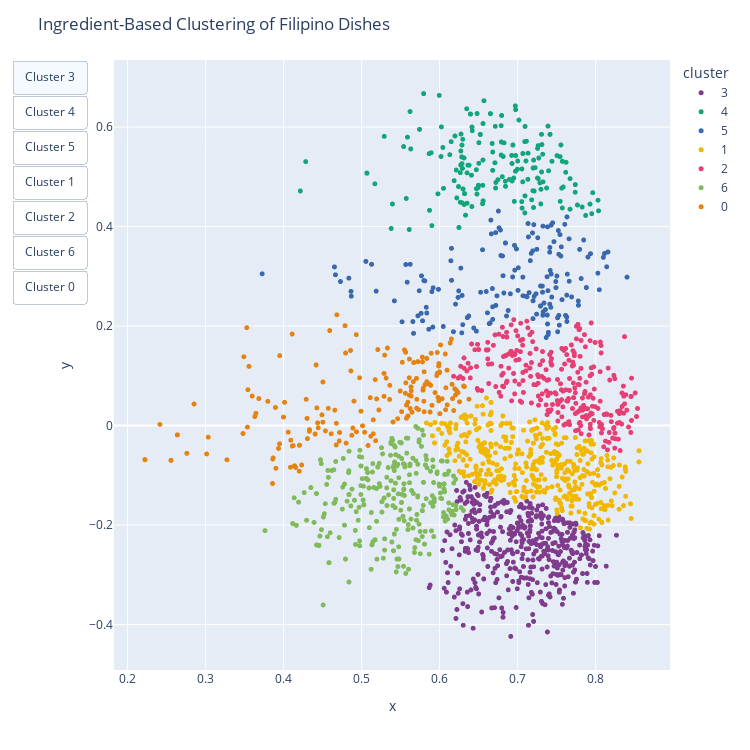

The code cell stored with this chart in its notebook:
### Markdown cell above
## Visualization

### Code cell
import plotly.express as px
import pandas as pd

recipe_df = pd.DataFrame(
    {
        "x": reduced_embeddings[:, 0],
        "y": reduced_embeddings[:, 1],
        "cluster": cluster_labels.astype(str),
        "recipe_name": reduced_df["name"],
        "ingredients": [
            "<br>".join(ingredients)
            for ingredients in reduced_df["ingredients"]
        ],
    }
)

fig = px.scatter(
    recipe_df,
    x="x",
    y="y",
    color="cluster",
    hover_name="recipe_name",
    hover_data=["ingredients"],
    width=750,
    height=750,
    color_discrete_sequence=px.colors.qualitative.Bold,
)

fig.update_traces(marker=dict(size=5))
fig.update_layout(title="Ingredient-Based Clustering of Filipino Dishes")

unique_clusters = recipe_df["cluster"].unique()
buttons = list(
    [
        dict(
            label=f"Cluster {cluster}",
            method="update",
            args=[
                {"visible": [cluster == c for c in unique_clusters]},
                {"title": f"Ingredient-Based Clustering - Cluster {cluster}"},
            ],
        )
        for cluster in unique_clusters
    ]
)
fig.update_layout(
    updatemenus=[
        dict(
            type="buttons",
            direction="down",
            buttons=buttons,
        )
    ]
)

fig.show()

### Figure 1 — Plotly figure (JSON) as saved in the notebook; plotly's stock layout.template omitted (floating-point values rounded to 4 significant figures; data arrays with more than 128 entries replaced by an {"elided": "..."} marker saying what was removed)
{"data": [{"customdata": {"elided": "439x1 str values"}, "hovertemplate": "<b>%{hovertext}</b><br><br>cluster=3<br>x=%{x}<br>y=%{y}<br>ingredients=%{customdata[0]}<extra></extra>", "hovertext": {"elided": "439 str values"}, "legendgroup": "3", "marker": {"color": "rgb(127, 60, 141)", "size": 5, "symbol": "circle"}, "mode": "markers", "name": "3", "showlegend": true, "type": "scattergl", "x": {"elided": "439 float values"}, "xaxis": "x", "y": {"elided": "439 float values"}, "yaxis": "y"}, {"customdata": {"elided": "203x1 str values"}, "hovertemplate": "<b>%{hovertext}</b><br><br>cluster=4<br>x=%{x}<br>y=%{y}<br>ingredients=%{customdata[0]}<extra></extra>", "hovertext": {"elided": "203 str values"}, "legendgroup": "4", "marker": {"color": "rgb(17, 165, 121)", "size": 5, "symbol": "circle"}, "mode": "markers", "name": "4", "showlegend": true, "type": "scattergl", "x": {"elided": "203 float values"}, "xaxis": "x", "y": {"elided": "203 float values"}, "yaxis": "y"}, {"customdata": {"elided": "169x1 str values"}, "hovertemplate": "<b>%{hovertext}</b><br><br>cluster=5<br>x=%{x}<br>y=%{y}<br>ingredients=%{customdata[0]}<extra></extra>", "hovertext": {"elided": "169 str values"}, "legendgroup": "5", "marker": {"color": "rgb(57, 105, 172)", "size": 5, "symbol": "circle"}, "mode": "markers", "name": "5", "showlegend": true, "type": "scattergl", "x": {"elided": "169 float values"}, "xaxis": "x", "y": {"elided": "169 float values"}, "yaxis": "y"}, {"customdata": {"elided": "421x1 str values"}, "hovertemplate": "<b>%{hovertext}</b><br><br>cluster=1<br>x=%{x}<br>y=%{y}<br>ingredients=%{customdata[0]}<extra></extra>", "hovertext": {"elided": "421 str values"}, "legendgroup": "1", "marker": {"color": "rgb(242, 183, 1)", "size": 5, "symbol": "circle"}, "mode": "markers", "name": "1", "showlegend": true, "type": "scattergl", "x": {"elided": "421 float values"}, "xaxis": "x", "y": {"elided": "421 float values"}, "yaxis": "y"}, {"customdata": {"elided": "287x1 str values"}, "hovertemplate": "<b>%{hovertext}</b><br><br>cluster=2<br>x=%{x}<br>y=%{y}<br>ingredients=%{customdata[0]}<extra></extra>", "hovertext": {"elided": "287 str values"}, "legendgroup": "2", "marker": {"color": "rgb(231, 63, 116)", "size": 5, "symbol": "circle"}, "mode": "markers", "name": "2", "showlegend": true, "type": "scattergl", "x": {"elided": "287 float values"}, "xaxis": "x", "y": {"elided": "287 float values"}, "yaxis": "y"}, {"customdata": {"elided": "339x1 str values"}, "hovertemplate": "<b>%{hovertext}</b><br><br>cluster=6<br>x=%{x}<br>y=%{y}<br>ingredients=%{customdata[0]}<extra></extra>", "hovertext": {"elided": "339 str values"}, "legendgroup": "6", "marker": {"color": "rgb(128, 186, 90)", "size": 5, "symbol": "circle"}, "mode": "markers", "name": "6", "showlegend": true, "type": "scattergl", "x": {"elided": "339 float values"}, "xaxis": "x", "y": {"elided": "339 float values"}, "yaxis": "y"}, {"customdata": {"elided": "211x1 str values"}, "hovertemplate": "<b>%{hovertext}</b><br><br>cluster=0<br>x=%{x}<br>y=%{y}<br>ingredients=%{customdata[0]}<extra></extra>", "hovertext": {"elided": "211 str values"}, "legendgroup": "0", "marker": {"color": "rgb(230, 131, 16)", "size": 5, "symbol": "circle"}, "mode": "markers", "name": "0", "showlegend": true, "type": "scattergl", "x": {"elided": "211 float values"}, "xaxis": "x", "y": {"elided": "211 float values"}, "yaxis": "y"}], "layout": {"height": 750, "legend": {"title": {"text": "cluster"}, "tracegroupgap": 0}, "margin": {"t": 60}, "title": {"text": "Ingredient-Based Clustering of Filipino Dishes"}, "updatemenus": [{"buttons": [{"args": [{"visible": [true, false, false, false, false, false, false]}, {"title": "Ingredient-Based Clustering - Cluster 3"}], "label": "Cluster 3", "method": "update"}, {"args": [{"visible": [false, true, false, false, false, false, false]}, {"title": "Ingredient-Based Clustering - Cluster 4"}], "label": "Cluster 4", "method": "update"}, {"args": [{"visible": [false, false, true, false, false, false, false]}, {"title": "Ingredient-Based Clustering - Cluster 5"}], "label": "Cluster 5", "method": "update"}, {"args": [{"visible": [false, false, false, true, false, false, false]}, {"title": "Ingredient-Based Clustering - Cluster 1"}], "label": "Cluster 1", "method": "update"}, {"args": [{"visible": [false, false, false, false, true, false, false]}, {"title": "Ingredient-Based Clustering - Cluster 2"}], "label": "Cluster 2", "method": "update"}, {"args": [{"visible": [false, false, false, false, false, true, false]}, {"title": "Ingredient-Based Clustering - Cluster 6"}], "label": "Cluster 6", "method": "update"}, {"args": [{"visible": [false, false, false, false, false, false, true]}, {"title": "Ingredient-Based Clustering - Cluster 0"}], "label": "Cluster 0", "method": "update"}], "direction": "down", "type": "buttons"}], "width": 750, "xaxis": {"anchor": "y", "domain": [0, 1], "title": {"text": "x"}}, "yaxis": {"anchor": "x", "domain": [0, 1], "title": {"text": "y"}}}}
